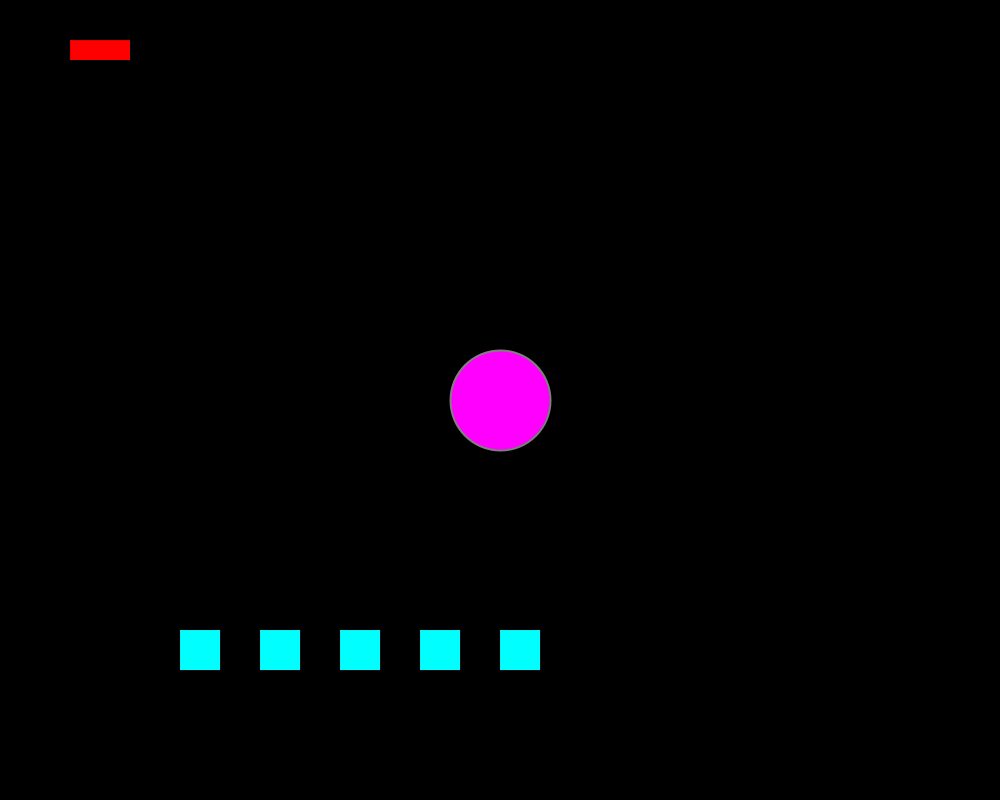
Frame 1 (no input)
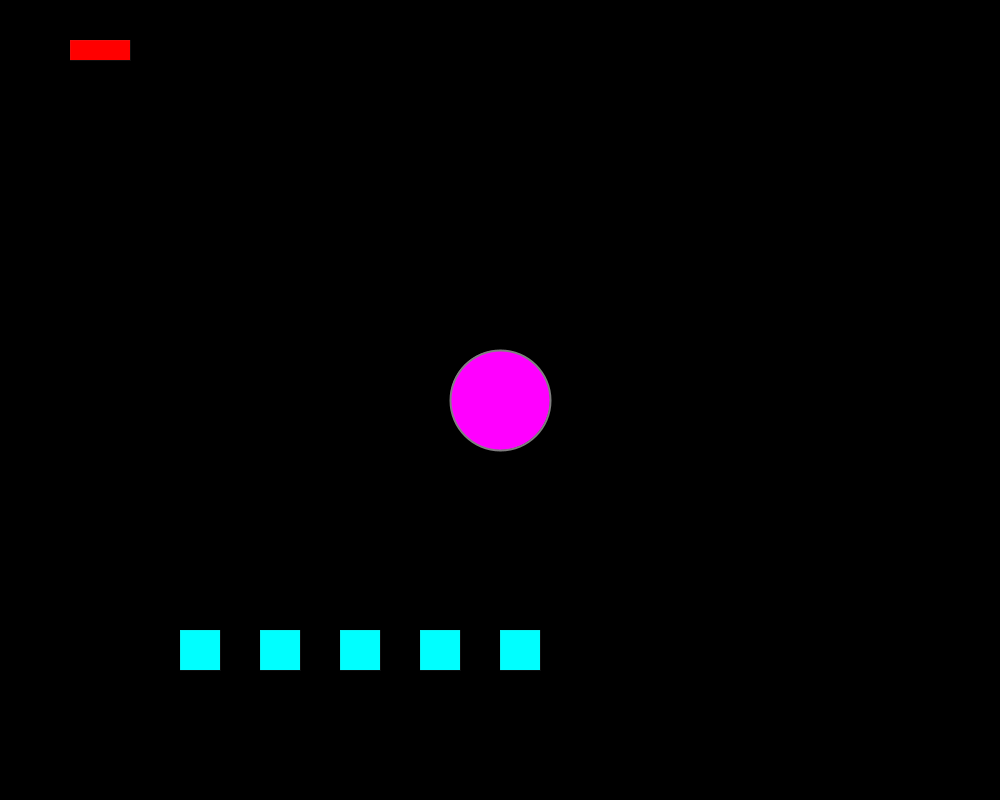
Frame 60 (the mouse pressed at the canvas centre just before this capture)
Frame 120 (the mouse held since frame 60 and released just before this capture): identical to frame 60, image omitted

The Processing sketch that drew these frames (run headless with seeded random() and noise(); from frame 60 on, the mouse is pressed at the canvas centre):

// Processing sketch: Easy_Shapes
// ── Easy_Shapes.pde
/*
  Easy Shapes
  Written by Scott Kildall
  November 2020
  
  Illustrates a few basic prinicples
  (1) variables
  (2) calling a function to so something
  (3) drawing shapes and using fills and colors and transparencies
  (4) the basic architecture of a for loop

  What I'm sidestepping is some of the match placement from some of the other
  code that can be confusing for newbies.
*/


//-- do any sort of setup functions here
void setup() {
  // This is the side of the screen
  size(1000,800);
  
  // Draws from the center points for ellipses (circles), rectangles (squares)
  ellipseMode(CENTER);
  rectMode(CENTER);
}

void draw() {
  // Background of 0 = black, background of 255 = white
  background(0);
  
  // Draw a square at upper-left corner of the screen
  fill(255,0,0);        // fill color
  strokeWeight(0);      // no outline on the shape

// EXERCISE 1: modify these values
  int drawX = 100;
  int drawY = 50;
  rect( drawX, drawY, 60, 20 );
//-- DONE EXERCISE 1
  

// EXERCISE 2: modify the values of these for drawing
  fill(255,0,255);        // fill color
  stroke(127,127,127);      // color of the stroke
  strokeWeight(2);          // thickness of the line
  
  //-- This is a FUNCTION that draws a centered circle 
  //-- what is void? I'll go over this
  //-- EXERCISE 3: change the parameter below
  drawCenteredCircle(100);
  //-- done EXERCISE 3

//-- DONE EXERCISE 2

// This function will execute a for loop
// EXERCISE 4: modify these two parameters for drawing — see how we are SENDING these parameters to the function
  drawRowOfSquares(5, 40);
//-- Done EXERCISE 4
}

//-- draw a centered circle
//-- width is the width of the screen, height is the height of the screen
 void drawCenteredCircle( int diameter) {
   ellipse(width/2, height/2, diameter, diameter);
 }


void drawRowOfSquares( int numSquares, int edgeSize ) {
   // the start point for each square
// EXERCISE 5: modify these values
   int drawX = 200;
   int drawY = 650;
   
    fill(0,255,255);        // fill color
   stroke(127,127,127);      // color of the stroke
   strokeWeight(0);          // thickness of the line
  
   // how much space is between each square
   int spaceBetween = 40; 
//-- Done EXERCISE 5   
   
   // This is the for loop
   // i is a CONTROL VARAIBLE and the loop will execute for the number of squares
   // each time the loop goes, we add 1 to i
   // i starts at zero
   for( int i = 0; i < numSquares; i++ ) {
      rect( drawX + (i * (edgeSize+spaceBetween)), drawY, edgeSize, edgeSize );
   }
   
   // It's like framing a row of pictures!
   // edgeSize = the width of the frame
   // spaceBetween is how much space is between each square
}
